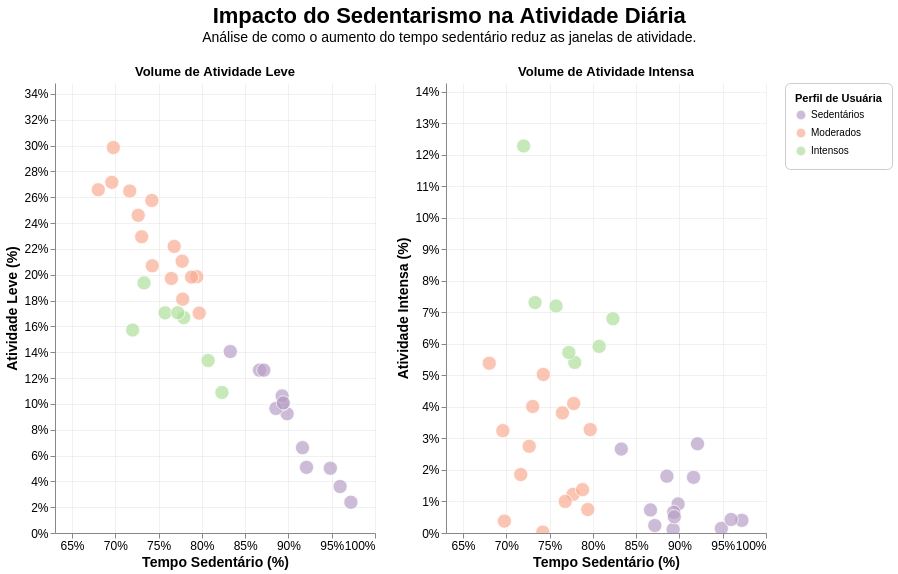

The notebook cell saved with this chart:
### Code cell
# --- CONFIGURAÇÕES DE DESIGN (ESTILO) ---
PALETA_CORES = ['#B6A0C6', '#F9AD94', '#AFDF9B']
CATEGORIAS = ['Sedentários', 'Moderados', 'Intensos']
TEXTO_PERCENTUAL = "datum.value + '%'"

# Configurações de Eixo e Títulos
estilo_eixo = alt.Axis(gridOpacity=0.4, labelExpr=TEXTO_PERCENTUAL)
config_view = {"strokeWidth": 0}
estilo_fonte = {"labelFontSize": 12, "titleFontSize": 14}

# --- DEFINIÇÃO DOS COMPONENTES ---

# Escalas e Cores
color_scale = alt.Color('perfil_nome:N',
    title='Perfil de Usuária',
    scale=alt.Scale(domain=CATEGORIAS, range=PALETA_CORES),
    legend=alt.Legend(padding=10, strokeColor='#ccc', cornerRadius=5, fillColor='white')
)

# Tooltips reutilizáveis
tooltips = [
    alt.Tooltip('Id:N', title='ID'),
    alt.Tooltip('avg_pct_sedentary:Q', title='% Sedentário', format='.1f'),
    alt.Tooltip('avg_pct_lightly_active:Q', title='% Leve', format='.1f'),
    alt.Tooltip('avg_pct_intense:Q', title='% Intensa', format='.1f'),
    alt.Tooltip('avg_steps:Q', title='Média de Passos', format=',.0f')
]

# --- CONSTRUÇÃO DO GRÁFICO ---

# Base compartilhada (Eixo X fixo)
base = alt.Chart(df_viz).mark_circle(size=200, opacity=0.7, stroke='white', strokeWidth=1).encode(
    x=alt.X('avg_pct_sedentary:Q',
            title='Tempo Sedentário (%)',
            scale=alt.Scale(domain=[df_viz['avg_pct_sedentary'].min() - 5, 100]),
            axis=estilo_eixo),
    color=color_scale,
    tooltip=tooltips
).properties(width=320, height=450)

# Gráfico Leve
chart_leve = base.encode(
    y=alt.Y('avg_pct_lightly_active:Q',
            title='Atividade Leve (%)',
            scale=alt.Scale(domain=[0, df_viz['avg_pct_lightly_active'].max() + 5]),
            axis=estilo_eixo)
).properties(title="Volume de Atividade Leve")

# Gráfico Intenso
chart_intensa = base.encode(
    y=alt.Y('avg_pct_intense:Q',
            title='Atividade Intensa (%)',
            scale=alt.Scale(domain=[0, df_viz['avg_pct_intense'].max() + 2]),
            axis=estilo_eixo)
).properties(title="Volume de Atividade Intensa")

# --- LAYOUT FINAL ---

final_chart = alt.hconcat(chart_leve, chart_intensa).resolve_scale(
    x='shared',
    color='shared'
).properties(
    title={
        "text": "Impacto do Sedentarismo na Atividade Diária",
        "subtitle": ["Análise de como o aumento do tempo sedentário reduz as janelas de atividade."],
        "fontSize": 22, "subtitleFontSize": 14, "anchor": "middle", "offset": 20
    }
).configure_view(
    **config_view
).configure_axis(
    **estilo_fonte
).interactive()

final_chart.display()

### Figure 1 — Vega-Lite specification as saved in the notebook (floating-point values rounded to 4 significant figures)
{"config": {"view": {"continuousWidth": 300, "continuousHeight": 300, "strokeWidth": 0}, "axis": {"labelFontSize": 12, "titleFontSize": 14}}, "hconcat": [{"mark": {"type": "circle", "opacity": 0.7, "size": 200, "stroke": "white", "strokeWidth": 1}, "encoding": {"color": {"field": "perfil_nome", "legend": {"cornerRadius": 5, "fillColor": "white", "padding": 10, "strokeColor": "#ccc"}, "scale": {"domain": ["Sedentários", "Moderados", "Intensos"], "range": ["#B6A0C6", "#F9AD94", "#AFDF9B"]}, "title": "Perfil de Usuária", "type": "nominal"}, "tooltip": [{"field": "Id", "title": "ID", "type": "nominal"}, {"field": "avg_pct_sedentary", "format": ".1f", "title": "% Sedentário", "type": "quantitative"}, {"field": "avg_pct_lightly_active", "format": ".1f", "title": "% Leve", "type": "quantitative"}, {"field": "avg_pct_intense", "format": ".1f", "title": "% Intensa", "type": "quantitative"}, {"field": "avg_steps", "format": ",.0f", "title": "Média de Passos", "type": "quantitative"}], "x": {"axis": {"gridOpacity": 0.4, "labelExpr": "datum.value + '%'"}, "field": "avg_pct_sedentary", "scale": {"domain": [63.04, 100]}, "title": "Tempo Sedentário (%)", "type": "quantitative"}, "y": {"axis": {"gridOpacity": 0.4, "labelExpr": "datum.value + '%'"}, "field": "avg_pct_lightly_active", "scale": {"domain": [0, 34.84]}, "title": "Atividade Leve (%)", "type": "quantitative"}}, "height": 450, "name": "view_1", "title": "Volume de Atividade Leve", "width": 320}, {"mark": {"type": "circle", "opacity": 0.7, "size": 200, "stroke": "white", "strokeWidth": 1}, "encoding": {"color": {"field": "perfil_nome", "legend": {"cornerRadius": 5, "fillColor": "white", "padding": 10, "strokeColor": "#ccc"}, "scale": {"domain": ["Sedentários", "Moderados", "Intensos"], "range": ["#B6A0C6", "#F9AD94", "#AFDF9B"]}, "title": "Perfil de Usuária", "type": "nominal"}, "tooltip": [{"field": "Id", "title": "ID", "type": "nominal"}, {"field": "avg_pct_sedentary", "format": ".1f", "title": "% Sedentário", "type": "quantitative"}, {"field": "avg_pct_lightly_active", "format": ".1f", "title": "% Leve", "type": "quantitative"}, {"field": "avg_pct_intense", "format": ".1f", "title": "% Intensa", "type": "quantitative"}, {"field": "avg_steps", "format": ",.0f", "title": "Média de Passos", "type": "quantitative"}], "x": {"axis": {"gridOpacity": 0.4, "labelExpr": "datum.value + '%'"}, "field": "avg_pct_sedentary", "scale": {"domain": [63.04, 100]}, "title": "Tempo Sedentário (%)", "type": "quantitative"}, "y": {"axis": {"gridOpacity": 0.4, "labelExpr": "datum.value + '%'"}, "field": "avg_pct_intense", "scale": {"domain": [0, 14.28]}, "title": "Atividade Intensa (%)", "type": "quantitative"}}, "height": 450, "name": "view_2", "title": "Volume de Atividade Intensa", "width": 320}], "data": {"name": "data-cefd8055c80df20db1682b229c70233a"}, "params": [{"name": "param_1", "select": {"type": "interval", "encodings": ["x", "y"]}, "bind": "scales", "views": ["view_1", "view_2"]}], "resolve": {"scale": {"color": "shared", "x": "shared"}}, "title": {"text": "Impacto do Sedentarismo na Atividade Diária", "subtitle": ["Análise de como o aumento do tempo sedentário reduz as janelas de atividade."], "fontSize": 22, "subtitleFontSize": 14, "anchor": "middle", "offset": 20}, "$schema": "https://vega.github.io/schema/vega-lite/v5.20.1.json", "datasets": {"data-cefd8055c80df20db1682b229c70233a": [{"Id": "4020332650", "avg_pct_sedentary": 89.85, "avg_pct_lightly_active": 9.23, "avg_pct_intense": 0.9222, "avg_steps": 4050.0, "days_active": 62, "cluster_temp": 0, "perfil_nome": "Sedentários"}, {"Id": "1624580081", "avg_pct_sedentary": 89.34, "avg_pct_lightly_active": 10.0, "avg_pct_intense": 0.6583, "avg_steps": 5167.0, "days_active": 49, "cluster_temp": 0, "perfil_nome": "Sedentários"}, {"Id": "8053475328", "avg_pct_sedentary": 82.32, "avg_pct_lightly_active": 10.88, "avg_pct_intense": 6.8, "avg_steps": 14780.0, "days_active": 41, "cluster_temp": 2, "perfil_nome": "Intensos"}, {"Id": "6775888955", "avg_pct_sedentary": 92.09, "avg_pct_lightly_active": 5.081, "avg_pct_intense": 2.832, "avg_steps": 3301.0, "days_active": 35, "cluster_temp": 0, "perfil_nome": "Sedentários"}, {"Id": "3977333714", "avg_pct_sedentary": 73.32, "avg_pct_lightly_active": 19.36, "avg_pct_intense": 7.314, "avg_steps": 10320.0, "days_active": 41, "cluster_temp": 2, "perfil_nome": "Intensos"}, {"Id": "2873212765", "avg_pct_sedentary": 77.73, "avg_pct_lightly_active": 21.05, "avg_pct_intense": 1.227, "avg_steps": 7299.0, "days_active": 42, "cluster_temp": 1, "perfil_nome": "Moderados"}, {"Id": "8877689391", "avg_pct_sedentary": 77.91, "avg_pct_lightly_active": 16.68, "avg_pct_intense": 5.414, "avg_steps": 16420.0, "days_active": 42, "cluster_temp": 2, "perfil_nome": "Intensos"}, {"Id": "6117666160", "avg_pct_sedentary": 69.78, "avg_pct_lightly_active": 29.84, "avg_pct_intense": 0.3772, "avg_steps": 7363.0, "days_active": 38, "cluster_temp": 1, "perfil_nome": "Moderados"}, {"Id": "6290855005", "avg_pct_sedentary": 86.66, "avg_pct_lightly_active": 12.61, "avg_pct_intense": 0.7319, "avg_steps": 4616.0, "days_active": 39, "cluster_temp": 0, "perfil_nome": "Sedentários"}, {"Id": "2347167796", "avg_pct_sedentary": 69.6, "avg_pct_lightly_active": 27.15, "avg_pct_intense": 3.247, "avg_steps": 9647.0, "days_active": 32, "cluster_temp": 1, "perfil_nome": "Moderados"}, {"Id": "1927972279", "avg_pct_sedentary": 94.84, "avg_pct_lightly_active": 5.013, "avg_pct_intense": 0.1447, "avg_steps": 1269.0, "days_active": 42, "cluster_temp": 0, "perfil_nome": "Sedentários"}, {"Id": "5577150313", "avg_pct_sedentary": 72.0, "avg_pct_lightly_active": 15.72, "avg_pct_intense": 12.28, "avg_steps": 8386.0, "days_active": 41, "cluster_temp": 2, "perfil_nome": "Intensos"}, {"Id": "8583815059", "avg_pct_sedentary": 88.55, "avg_pct_lightly_active": 9.644, "avg_pct_intense": 1.803, "avg_steps": 6347.0, "days_active": 39, "cluster_temp": 0, "perfil_nome": "Sedentários"}, {"Id": "8253242879", "avg_pct_sedentary": 91.63, "avg_pct_lightly_active": 6.606, "avg_pct_intense": 1.766, "avg_steps": 4898.0, "days_active": 30, "cluster_temp": 0, "perfil_nome": "Sedentários"}, {"Id": "1844505072", "avg_pct_sedentary": 89.27, "avg_pct_lightly_active": 10.61, "avg_pct_intense": 0.1132, "avg_steps": 2876.0, "days_active": 42, "cluster_temp": 0, "perfil_nome": "Sedentários"}, {"Id": "8378563200", "avg_pct_sedentary": 75.75, "avg_pct_lightly_active": 17.05, "avg_pct_intense": 7.205, "avg_steps": 8555.0, "days_active": 42, "cluster_temp": 2, "perfil_nome": "Intensos"}, {"Id": "8792009665", "avg_pct_sedentary": 89.41, "avg_pct_lightly_active": 10.08, "avg_pct_intense": 0.5151, "avg_steps": 2217.0, "days_active": 40, "cluster_temp": 0, "perfil_nome": "Sedentários"}, {"Id": "1503960366", "avg_pct_sedentary": 74.28, "avg_pct_lightly_active": 20.69, "avg_pct_intense": 5.032, "avg_steps": 11940.0, "days_active": 49, "cluster_temp": 1, "perfil_nome": "Moderados"}, {"Id": "6962181067", "avg_pct_sedentary": 68.04, "avg_pct_lightly_active": 26.58, "avg_pct_intense": 5.388, "avg_steps": 10680.0, "days_active": 44, "cluster_temp": 1, "perfil_nome": "Moderados"}, {"Id": "1644430081", "avg_pct_sedentary": 83.28, "avg_pct_lightly_active": 14.05, "avg_pct_intense": 2.664, "avg_steps": 7781.0, "days_active": 40, "cluster_temp": 0, "perfil_nome": "Sedentários"}, {"Id": "2022484408", "avg_pct_sedentary": 77.79, "avg_pct_lightly_active": 18.1, "avg_pct_intense": 4.109, "avg_steps": 11600.0, "days_active": 42, "cluster_temp": 1, "perfil_nome": "Moderados"}, {"Id": "2891001357", "avg_pct_sedentary": 77.22, "avg_pct_lightly_active": 17.05, "avg_pct_intense": 5.729, "avg_steps": 773.6, "days_active": 8, "cluster_temp": 2, "perfil_nome": "Intensos"}, {"Id": "5553957443", "avg_pct_sedentary": 73.05, "avg_pct_lightly_active": 22.94, "avg_pct_intense": 4.016, "avg_steps": 8541.0, "days_active": 42, "cluster_temp": 1, "perfil_nome": "Moderados"}, {"Id": "4319703577", "avg_pct_sedentary": 71.67, "avg_pct_lightly_active": 26.48, "avg_pct_intense": 1.853, "avg_steps": 7423.0, "days_active": 43, "cluster_temp": 1, "perfil_nome": "Moderados"}, {"Id": "6391747486", "avg_pct_sedentary": 97.21, "avg_pct_lightly_active": 2.384, "avg_pct_intense": 0.4012, "avg_steps": 1337.0, "days_active": 9, "cluster_temp": 0, "perfil_nome": "Sedentários"}, {"Id": "3372868164", "avg_pct_sedentary": 76.81, "avg_pct_lightly_active": 22.19, "avg_pct_intense": 1.002, "avg_steps": 6617.0, "days_active": 30, "cluster_temp": 1, "perfil_nome": "Moderados"}, {"Id": "2320127002", "avg_pct_sedentary": 87.16, "avg_pct_lightly_active": 12.61, "avg_pct_intense": 0.2358, "avg_steps": 4276.0, "days_active": 42, "cluster_temp": 0, "perfil_nome": "Sedentários"}, {"Id": "2026352035", "avg_pct_sedentary": 74.22, "avg_pct_lightly_active": 25.75, "avg_pct_intense": 0.02849, "avg_steps": 4960.0, "days_active": 42, "cluster_temp": 1, "perfil_nome": "Moderados"}, {"Id": "4388161847", "avg_pct_sedentary": 79.7, "avg_pct_lightly_active": 17.02, "avg_pct_intense": 3.282, "avg_steps": 8596.0, "days_active": 39, "cluster_temp": 1, "perfil_nome": "Moderados"}, {"Id": "7007744171", "avg_pct_sedentary": 76.48, "avg_pct_lightly_active": 19.71, "avg_pct_intense": 3.811, "avg_steps": 11620.0, "days_active": 37, "cluster_temp": 1, "perfil_nome": "Moderados"}, {"Id": "4445114986", "avg_pct_sedentary": 79.41, "avg_pct_lightly_active": 19.84, "avg_pct_intense": 0.7442, "avg_steps": 4632.0, "days_active": 45, "cluster_temp": 1, "perfil_nome": "Moderados"}, {"Id": "4702921684", "avg_pct_sedentary": 72.65, "avg_pct_lightly_active": 24.6, "avg_pct_intense": 2.753, "avg_steps": 8367.0, "days_active": 45, "cluster_temp": 1, "perfil_nome": "Moderados"}, {"Id": "7086361926", "avg_pct_sedentary": 80.73, "avg_pct_lightly_active": 13.35, "avg_pct_intense": 5.923, "avg_steps": 8460.0, "days_active": 42, "cluster_temp": 2, "perfil_nome": "Intensos"}, {"Id": "4558609924", "avg_pct_sedentary": 78.81, "avg_pct_lightly_active": 19.82, "avg_pct_intense": 1.375, "avg_steps": 7155.0, "days_active": 42, "cluster_temp": 1, "perfil_nome": "Moderados"}, {"Id": "4057192912", "avg_pct_sedentary": 95.97, "avg_pct_lightly_active": 3.6, "avg_pct_intense": 0.4289, "avg_steps": 2104.0, "days_active": 35, "cluster_temp": 0, "perfil_nome": "Sedentários"}]}}
